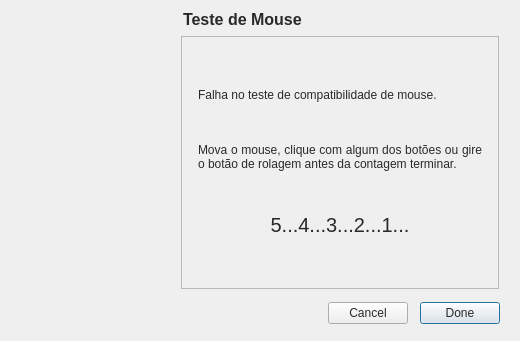
<?xml version="1.0" encoding="UTF-8"?>
<ui version="4.0">
 <class>WizardDiagMouse</class>
 <widget class="QWizard" name="WizardDiagMouse">
  <property name="windowModality">
   <enum>Qt::WindowModal</enum>
  </property>
  <property name="geometry">
   <rect>
    <x>0</x>
    <y>0</y>
    <width>520</width>
    <height>341</height>
   </rect>
  </property>
  <property name="windowTitle">
   <string>Mouse</string>
  </property>
  <property name="styleSheet">
   <string>color: rgb(41, 41, 41);</string>
  </property>
  <property name="modal">
   <bool>true</bool>
  </property>
  <property name="wizardStyle">
   <enum>QWizard::MacStyle</enum>
  </property>
  <property name="options">
   <set>QWizard::CancelButtonOnLeft|QWizard::NoBackButtonOnLastPage|QWizard::NoBackButtonOnStartPage</set>
  </property>
  <widget class="QWizardPage" name="wizardPage1">
   <property name="title">
    <string>Teste de Mouse</string>
   </property>
   <layout class="QVBoxLayout" name="verticalLayout">
    <item>
     <spacer name="verticalSpacer">
      <property name="orientation">
       <enum>Qt::Vertical</enum>
      </property>
      <property name="sizeHint" stdset="0">
       <size>
        <width>20</width>
        <height>40</height>
       </size>
      </property>
     </spacer>
    </item>
    <item>
     <widget class="QLabel" name="descriptionLabel">
      <property name="text">
       <string>Falha no teste de compatibilidade de mouse.</string>
      </property>
      <property name="alignment">
       <set>Qt::AlignJustify|Qt::AlignVCenter</set>
      </property>
      <property name="wordWrap">
       <bool>true</bool>
      </property>
     </widget>
    </item>
    <item>
     <spacer name="verticalSpacer_2">
      <property name="orientation">
       <enum>Qt::Vertical</enum>
      </property>
      <property name="sizeHint" stdset="0">
       <size>
        <width>20</width>
        <height>40</height>
       </size>
      </property>
     </spacer>
    </item>
    <item>
     <widget class="QLabel" name="actionLabel">
      <property name="text">
       <string>Mova o mouse, clique com algum dos botões ou gire o botão de rolagem antes da contagem terminar.</string>
      </property>
      <property name="alignment">
       <set>Qt::AlignJustify|Qt::AlignVCenter</set>
      </property>
      <property name="wordWrap">
       <bool>true</bool>
      </property>
     </widget>
    </item>
    <item>
     <spacer name="verticalSpacer_3">
      <property name="orientation">
       <enum>Qt::Vertical</enum>
      </property>
      <property name="sizeHint" stdset="0">
       <size>
        <width>20</width>
        <height>40</height>
       </size>
      </property>
     </spacer>
    </item>
    <item>
     <widget class="QLabel" name="countdownLabel">
      <property name="font">
       <font>
        <pointsize>15</pointsize>
       </font>
      </property>
      <property name="text">
       <string>5...4...3...2...1...</string>
      </property>
      <property name="alignment">
       <set>Qt::AlignCenter</set>
      </property>
     </widget>
    </item>
    <item>
     <spacer name="verticalSpacer_4">
      <property name="orientation">
       <enum>Qt::Vertical</enum>
      </property>
      <property name="sizeHint" stdset="0">
       <size>
        <width>20</width>
        <height>40</height>
       </size>
      </property>
     </spacer>
    </item>
   </layout>
  </widget>
 </widget>
 <resources/>
 <connections/>
</ui>
